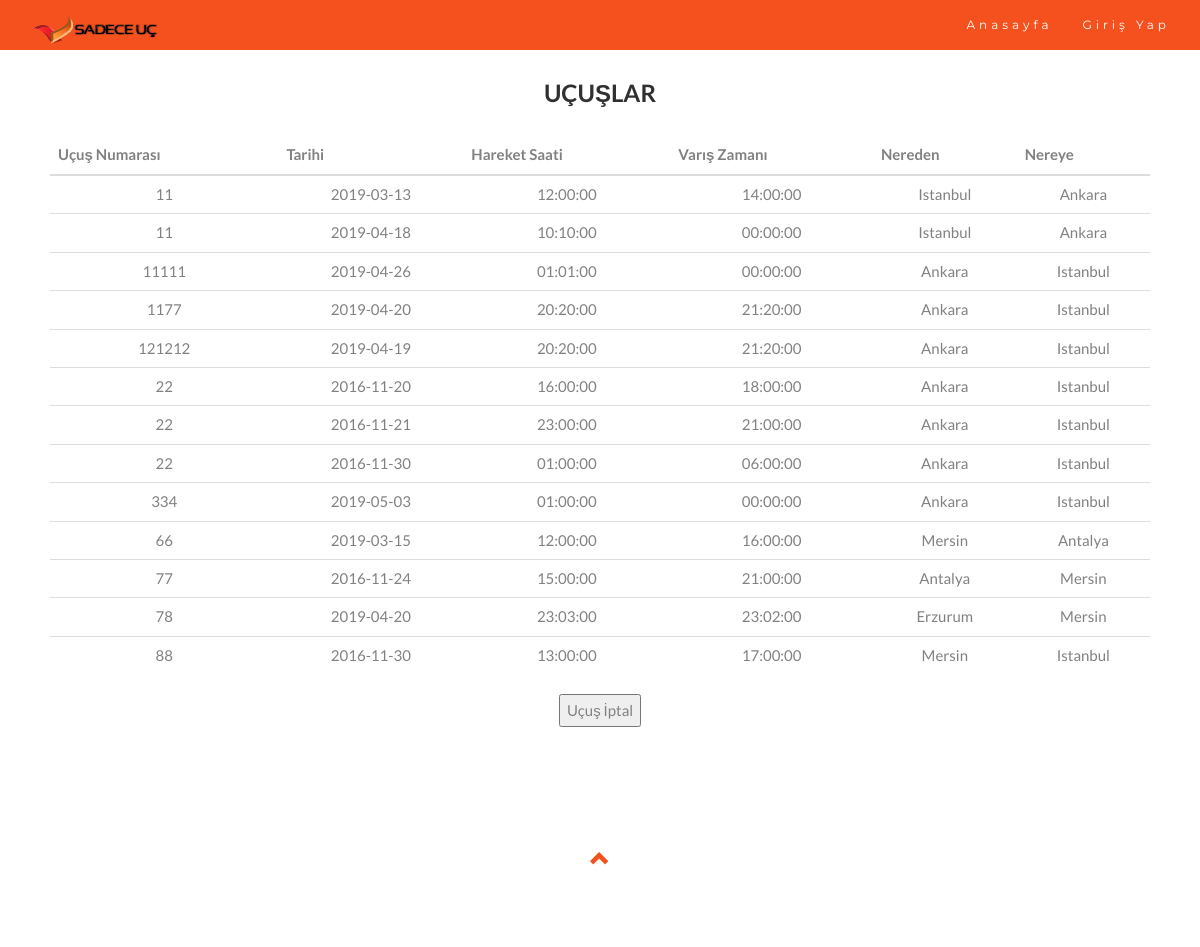
Screenshot of /ViewFlightsAdmin.php with the database file from the repository.
### tables this page shows
CREATE TABLE `flight` (
  `flight_no` varchar(10) NOT NULL DEFAULT '',
  `SheduledDeparture` time DEFAULT NULL,
  `ScheduledArrival` time DEFAULT NULL,
  `From_Airport_id` varchar(10) DEFAULT NULL,
  `To_Airport_id` varchar(10) DEFAULT NULL
);

CREATE TABLE `flight_instance` (
  `InstanceId` varchar(10) NOT NULL DEFAULT '',
  `ArriveTime` time DEFAULT NULL,
  `DepartTime` time DEFAULT NULL,
  `ArrivalDate` date DEFAULT NULL,
  `DepartureDate` date DEFAULT NULL,
  `Flight_no` varchar(10) DEFAULT NULL,
  `Status` int(5) NOT NULL DEFAULT '1',
  `Fare` int(4) DEFAULT NULL
);

CREATE TABLE `airport` (
  `AirportId` varchar(50) NOT NULL,
  `CityName` varchar(50) NOT NULL,
  `State` varchar(50) NOT NULL
);

### ViewFlightsAdmin.php (the view, shortened to what this page needs)
<!DOCTYPE html>
<html lang="en">
<head>
  <link rel="stylesheet" href="https://maxcdn.bootstrapcdn.com/bootstrap/3.3.7/css/bootstrap.min.css">
  <link rel="stylesheet" href="//cdnjs.cloudflare.com/ajax/libs/bootstrap-table/1.8.1/bootstrap-table.min.css">
  <link rel = "stylesheet" href="css/home.css">
</head>
<body id="myPage" data-spy="scroll" data-target=".navbar" data-offset="60">
<nav class="navbar navbar-default navbar-fixed-top">
  <div class="container">
    <div class="navbar-header">
      <a class="navbar-brand" href="home.html"><img src="images/logo.png" alt="JustFly"/></a>
    </div>
    <div class="collapse navbar-collapse" id="myNavbar">
       <ul class="nav navbar-nav navbar-right">
        <li><a href="home.html">Anasayfa</a></li>
		<?php
		if(isset($_SESSION['admin_email']))
		{
			echo("<li><a href='updateFlightsPage.php'>Uçuş İşlemleri</a></li>");
			echo("<li><a href='AdminLogout.php'>Çıkış Yap</a></li>");
		}
		else
		{
			echo('<li><a href="Admin_signInPage.php">Giriş Yap</a></li>');
		}
		?>
      </ul>
    </div>
  </div>
</nav>
<div id="services" class="container-fluid text-center">
 <?php
 	$link = mysqli_connect('localhost', 'root', 'root', 'airlinereservation');
	$sql = "SELECT fi.InstanceId, f.flight_no, fi.DepartureDate, fi.DepartTime, fi.ArriveTime, ta.cityName, fa.cityName FROM flight f JOIN flight_Instance fi ON f.flight_no =  fi.Flight_no JOIN Airport ta ON f.from_airport_id = ta.AirportId JOIN Airport fa ON f.to_airport_id = fa.AirportId;";
	$result = mysqli_query($link,$sql);
	if (mysqli_num_rows($result)>0)
	{
		echo("<h2>UÇUŞLAR</h2>");
		echo("<table id='onwardFlight' class='table table-hover' name='onwardflight' data-toggle='table' data-pagination='true' data-search='true'  data-fixed-columns='true'
       data-fixed-number='2'>");
		echo("<thead><th style=\"display: none;\"></th><th>Uçuş Numarası </th><th data-sortable='true'>Tarihi</th><th data-sortable='true'>Hareket Saati</th><th data-sortable='true'>Varış Zamanı<th>Nereden</th><th>Nereye</th></thead><tbody>");
	while(($row = mysqli_fetch_row($result))!=null)
	{
		echo("<tr><td id='InstanceId' style=\"display: none;\">".$row[0]."</td><td id='FlightNo'>"
		. $row[1]. "</td><td>" .$row[2]. "</td><td>" .$row[3]. "</td><td>" .$row[4]. "</td><td>".$row[5]."</td><td>".$row[6]."</td></tr>");
	}
		echo("</tbody></table>");
	}
  ?>
  <button id="cancelFlights">Uçuş İptal</button>
</div>
<footer class="container-fluid text-center">
  <a href="#myPage" title="To Top">
    <span class="glyphicon glyphicon-chevron-up"></span>
  </a>
</footer>
</body>
</html>

### css/home.css (style rules this page uses)
body { font: 400 15px Lato, sans-serif; line-height: 1.8; color: #818181; }
h2 { font-size: 24px; text-transform: uppercase; color: #303030; font-weight: 600; margin-bottom: 30px; }
.container-fluid { padding: 60px 50px; }
.navbar { margin-bottom: 0; background-color: #f4511e; z-index: 9999; border: 0; font-size: 12px !important; line-height: 1.42857143 !important; letter-spacing: 4px; border-radius: 0; font-family: Montserrat, sans-serif; }
.navbar li a, .navbar .navbar-brand { color: #fff !important; }
footer .glyphicon { font-size: 20px; margin-bottom: 20px; color: #f4511e; }
.navbar-brand img { height : 30px; width : 130px; }
a { color: white; text-decoration: none; }

### rows the page displays
flight: flight_no "11", flight_instance.DepartureDate "2019-03-13", flight_instance.DepartTime "12:00:00", flight_instance.ArriveTime "14:00:00", From_Airport.CityName "Istanbul", To_Airport.CityName "Ankara", flight_instance.DepartureDate "2019-04-18", flight_instance.DepartTime "10:10:00", flight_instance.ArriveTime "00:00:00"
flight: flight_no "11111", flight_instance.DepartureDate "2019-04-26", flight_instance.DepartTime "01:01:00", flight_instance.ArriveTime "00:00:00", From_Airport.CityName "Ankara", To_Airport.CityName "Istanbul"
flight: flight_no "1177", flight_instance.DepartureDate "2019-04-20", flight_instance.DepartTime "20:20:00", flight_instance.ArriveTime "21:20:00", From_Airport.CityName "Ankara", To_Airport.CityName "Istanbul"
flight: flight_no "121212", flight_instance.DepartureDate "2019-04-19", flight_instance.DepartTime "20:20:00", flight_instance.ArriveTime "21:20:00", From_Airport.CityName "Ankara", To_Airport.CityName "Istanbul"
flight: flight_no "22", flight_instance.DepartureDate "2016-11-20", flight_instance.DepartTime "16:00:00", flight_instance.ArriveTime "18:00:00", From_Airport.CityName "Ankara", To_Airport.CityName "Istanbul", flight_instance.DepartureDate "2016-11-21", flight_instance.DepartTime "23:00:00", flight_instance.ArriveTime "21:00:00", flight_instance.DepartureDate "2016-11-30", flight_instance.DepartTime "01:00:00", flight_instance.ArriveTime "06:00:00"
flight: flight_no "334", flight_instance.DepartureDate "2019-05-03", flight_instance.DepartTime "01:00:00", flight_instance.ArriveTime "00:00:00", From_Airport.CityName "Ankara", To_Airport.CityName "Istanbul"
flight: flight_no "66", flight_instance.DepartureDate "2019-03-15", flight_instance.DepartTime "12:00:00", flight_instance.ArriveTime "16:00:00", From_Airport.CityName "Mersin", To_Airport.CityName "Antalya"
flight: flight_no "77", flight_instance.DepartureDate "2016-11-24", flight_instance.DepartTime "15:00:00", flight_instance.ArriveTime "21:00:00", From_Airport.CityName "Antalya", To_Airport.CityName "Mersin"
flight: flight_no "78", flight_instance.DepartureDate "2019-04-20", flight_instance.DepartTime "23:03:00", flight_instance.ArriveTime "23:02:00", From_Airport.CityName "Erzurum", To_Airport.CityName "Mersin"
flight: flight_no "88", flight_instance.DepartureDate "2016-11-30", flight_instance.DepartTime "13:00:00", flight_instance.ArriveTime "17:00:00", From_Airport.CityName "Mersin", To_Airport.CityName "Istanbul"
